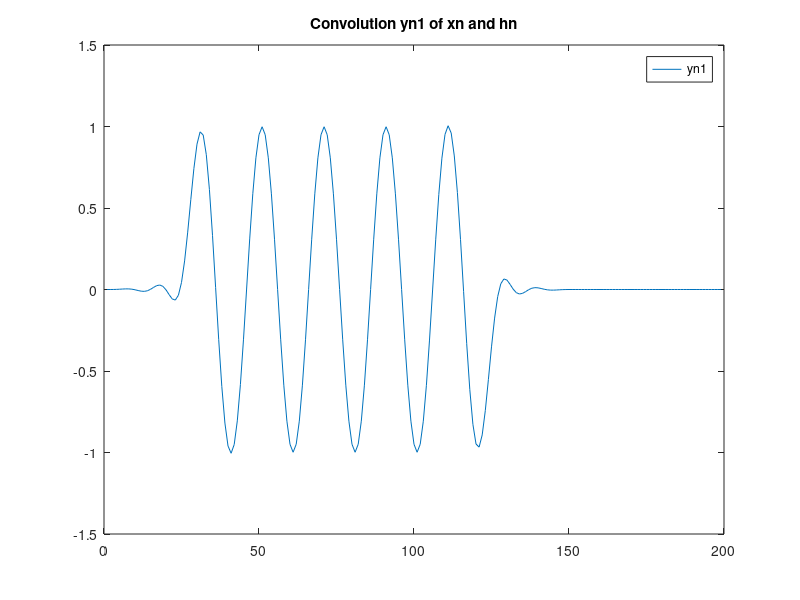

Source code (MATLAB):
xn = load('data/xn_q2.mat').x;
hn = load('data/hn_q2.mat').h;
yn1 = conv(xn, hn);
plot(yn1)
legend('yn1')
title('Convolution yn1 of xn and hn')
